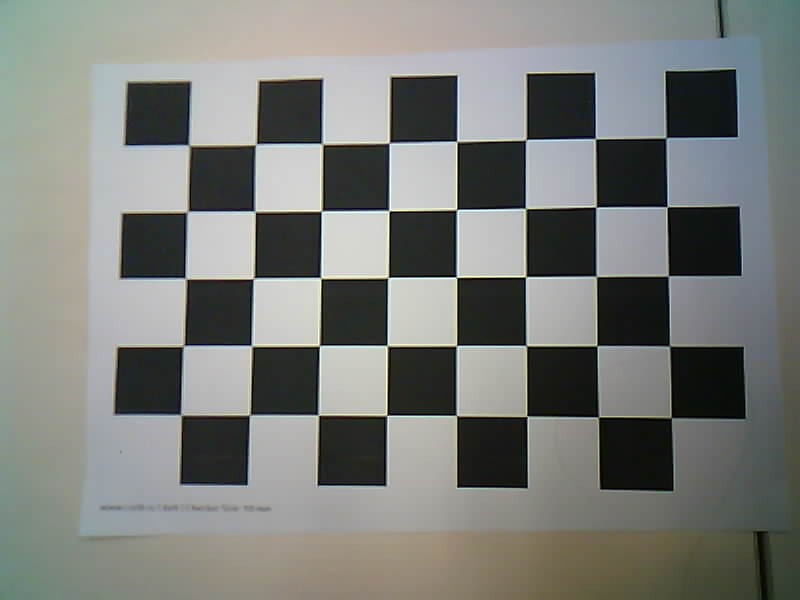
#> input picture cars_package/images/photo1.png, 800 x 600 px; its folder holds only this picture in this run
$ python camera_calibration.py
#> lines starting #> are read from the running program, lines starting #| are printed output that depends on the picture
import cv2
import itertools
import numpy as np
from os import listdir


def show_photo(photo):
    cv2.imshow('a', photo)
    cv2.waitKey(5000)


def get_photos(path):
#> called with path = './images'
    photo_names = [f for f in listdir(path) if f.endswith('.png')]
    return [cv2.imread(f'{path}/{f}') for f in photo_names]


def mark_corners(photo):
    retval, corners = cv2.findChessboardCorners(photo, (8, 5))
    if retval:
        corners = cv2.cornerSubPix(cv2.cvtColor(photo, cv2.COLOR_BGR2GRAY), corners, (11, 11), (-1, -1),
                                   (cv2.TERM_CRITERIA_EPS + cv2.TERM_CRITERIA_MAX_ITER, 30, 0.001))
        # photo = cv2.drawChessboardCorners(photo, (8, 5), corners, retval)
        # show_photo(photo)
        return corners
    else:
        print("Couldn't find a chessboard in given photo")
        return None


def get_objpoints(width, size):
    prod = itertools.product(range(size[1]), range(size[0]))
    prod = (p[::-1] for p in prod)
    objpoints = np.array([[p1, p2, 0.0] for p1, p2 in prod], np.float32) * width
    return objpoints


def main():
    path_to_photos = './images'
    photos = get_photos(path_to_photos)
#> photos = 1 item
    img_shape = photos[0].shape[:2]
#> img_shape = (600, 800)
    img_shape = img_shape[::-1]
#> img_shape = (800, 600)

    images_corners = [mark_corners(photo) for photo in photos]
#> in mark_corners, `retval, corners = cv2.findChessboardCorners(photo, (8, 5))`: retval = True; corners = 40 rows, first 8: [189.3, 145.1], [256.2, 144.1], [322.5, 143.9], [389.2, 143.2], [456.8, 141.6], [526, 139.7], [595.5, 138.6], [666, 137.8]
#> in mark_corners, photo is the input picture: shape (600, 800, 3); mean B, G, R 121.3, 125.1, 122.9
#> in mark_corners, `corners = cv2.cornerSubPix(cv2.cvtColor(photo, cv2.COLOR_BGR2GRAY), co..`: corners = 40 rows, first 8: [188.9, 145.2], [255.9, 144.3], [322.3, 143.8], [389.2, 142.9], [456.9, 141.4], [525.8, 139.7], [595.4, 138.7], [666, 137.7]
#> images_corners = 1 item
    imgpoints = [image_corner for image_corner in images_corners if image_corner is not None]
#> imgpoints = 1 item

    objpoints = [get_objpoints(30, (8, 5))] * len(imgpoints)
#> objpoints = 1 item

    _, cameraMatrix, distCoeffs, _, _ = cv2.calibrateCamera(objpoints, imgpoints, img_shape, None, None)
#> cameraMatrix = [[1317.8, 0, 372.3], [0, 1325.2, 308.7], [0, 0, 1]]; distCoeffs = [[0.661, -8.99, 0.00101, -0.00867, 48.32]]
    newCameraMatrix, _ = cv2.getOptimalNewCameraMatrix(cameraMatrix, distCoeffs, img_shape, 0)
#> newCameraMatrix = [[1376.2, 0, 372.6], [0, 1387.3, 308.2], [0, 0, 1]]
    map1, map2 = cv2.initUndistortRectifyMap(cameraMatrix, distCoeffs, None, newCameraMatrix, img_shape, 5)
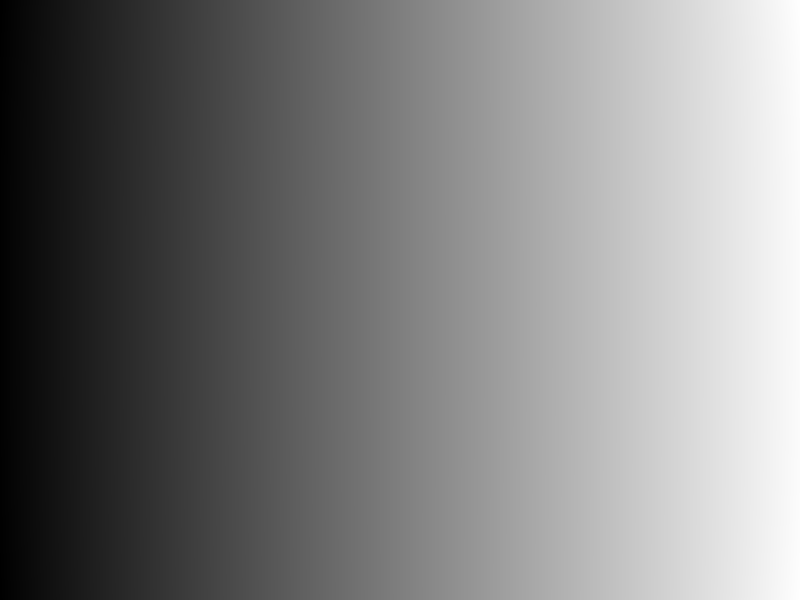
#> map1: shape (600, 800) float32; min 0.209, max 798.9, mean 397.7; drawn with min black and max white
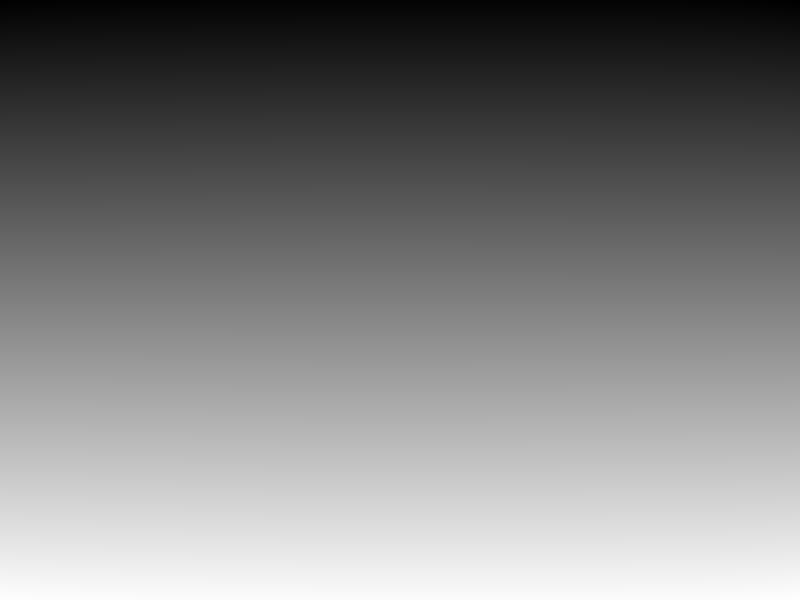
#> map2: shape (600, 800) float32; min 0.0432, max 598.8, mean 300.2; drawn with min black and max white

    np.save('camera_calibration_data/cameraMatrix.npy', cameraMatrix)
    np.save('camera_calibration_data/distCoeffs.npy', distCoeffs)
    np.save('camera_calibration_data/map1.npy', map1)
    np.save('camera_calibration_data/map2.npy', map2)

    for photo in get_photos(path_to_photos):
        undistorted_photo = cv2.remap(photo, map1, map2, cv2.INTER_LINEAR)
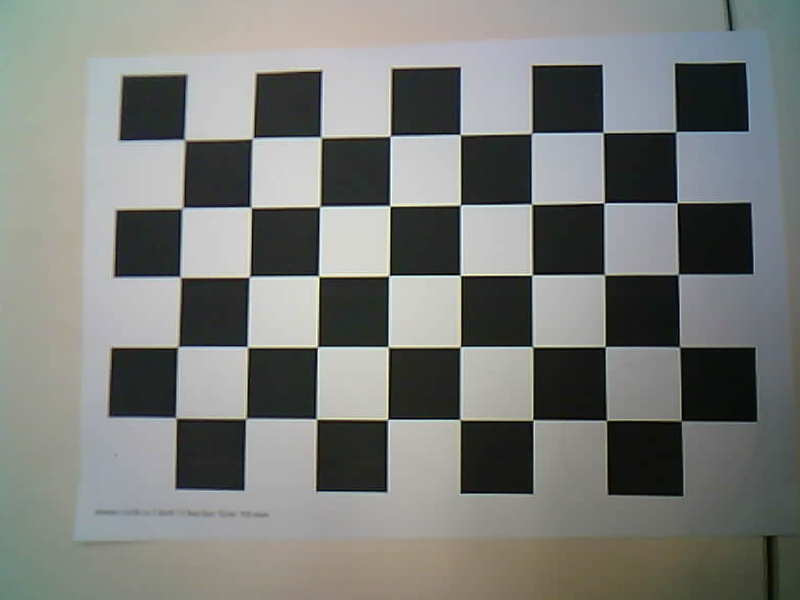
#> undistorted_photo: shape (600, 800, 3); mean B, G, R 121.2, 124.6, 122.6
        show_photo(np.hstack([photo, undistorted_photo]))
#> in show_photo, `cv2.imshow('a', photo)`:
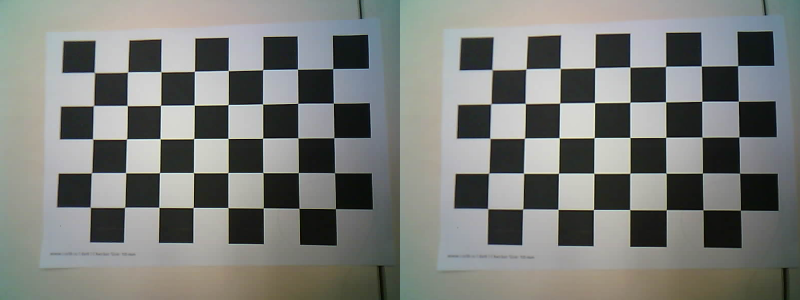
#> window 'a': shape (600, 1600, 3) (shown at 1/2 size); mean B, G, R 121.3, 124.8, 122.7


if __name__ == "__main__":
    main()

$ run again, on cars_package/images/photo13.png
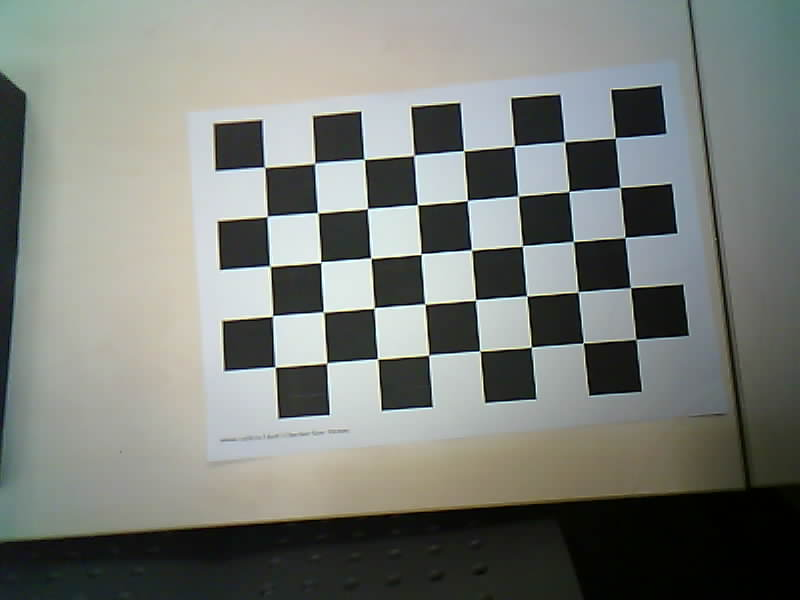
#> input picture cars_package/images/photo13.png, 800 x 600 px
#> photos = 1 item
#> in mark_corners, `retval, corners = cv2.findChessboardCorners(photo, (8, 5))`: retval = True; corners = 40 rows, first 8: [264.6, 167.4], [314.7, 163.4], [364.3, 159.4], [413.6, 155.4], [463.5, 150.6], [514.4, 146.4], [564.9, 141.8], [615.4, 138.1]
#> in mark_corners, photo is the input picture: shape (600, 800, 3); mean B, G, R 120.6, 125.7, 122
#> in mark_corners, `corners = cv2.cornerSubPix(cv2.cvtColor(photo, cv2.COLOR_BGR2GRAY), co..`: corners = 40 rows, first 8: [264.5, 167.2], [314.7, 163.3], [364.2, 159.3], [413.8, 155.4], [463.8, 150.8], [514.4, 146], [564.6, 141.8], [615.3, 137.9]
#> images_corners = 1 item
#> cameraMatrix = [[1316.7, 0, 404.4], [0, 1332.8, 298.5], [0, 0, 1]]; distCoeffs = [[0.637, -6.43, -0.00213, -0.00528, -44.62]]
#> newCameraMatrix = [[1316.7, 0, 404.4], [0, 1346.6, 298.1], [0, 0, 1]]
#> in main, `undistorted_photo = cv2.remap(photo, map1, map2, cv2.INTER_LINEAR)`:
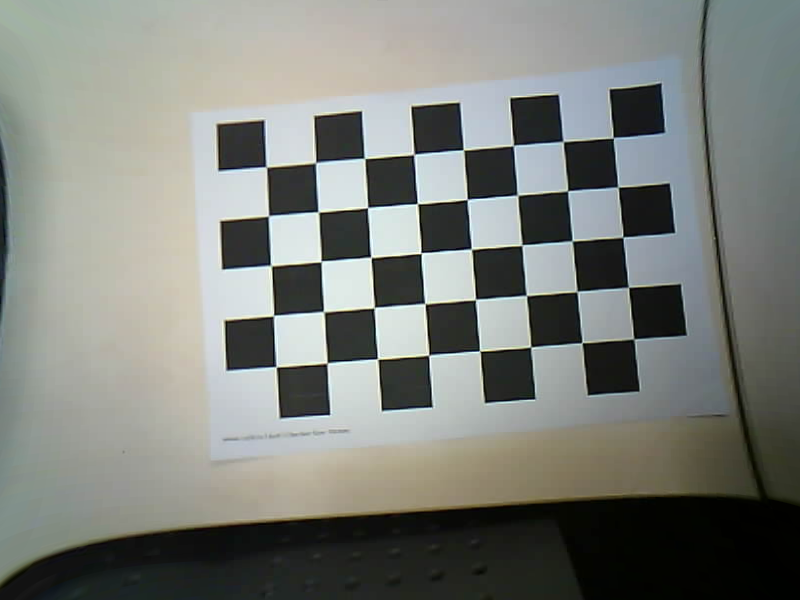
#> undistorted_photo: shape (600, 800, 3); mean B, G, R 122.5, 127.8, 124.5
#> in show_photo, `cv2.imshow('a', photo)`:
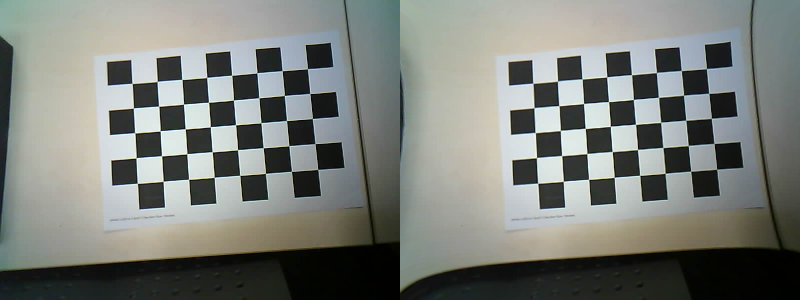
#> window 'a': shape (600, 1600, 3) (shown at 1/2 size); mean B, G, R 121.6, 126.7, 123.2

$ run again, on cars_package/images/photo10.png
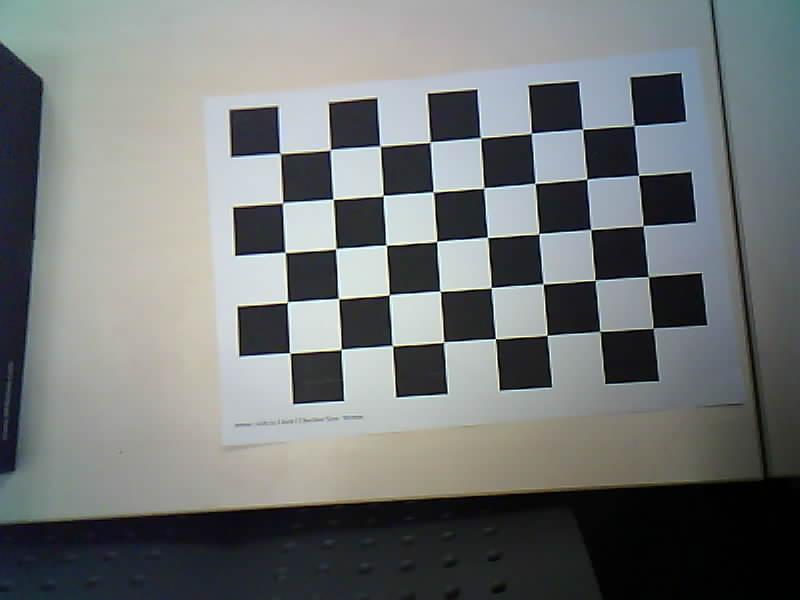
#> input picture cars_package/images/photo10.png, 800 x 600 px
#> photos = 1 item
#> in mark_corners, `retval, corners = cv2.findChessboardCorners(photo, (8, 5))`: retval = True; corners = 40 rows, first 8: [279.9, 153.2], [330.4, 149.6], [380.3, 146], [430, 141.8], [480.8, 138], [531.2, 133], [582.5, 129.5], [634, 125.4]
#> in mark_corners, photo is the input picture: shape (600, 800, 3); mean B, G, R 118.5, 118.5, 114.6
#> in mark_corners, `corners = cv2.cornerSubPix(cv2.cvtColor(photo, cv2.COLOR_BGR2GRAY), co..`: corners = 40 rows, first 8: [280.2, 153.5], [330.2, 149.8], [380.1, 146.1], [430.1, 142.1], [480.5, 137.8], [531.3, 133.4], [582.6, 129.2], [633.9, 125.5]
#> images_corners = 1 item
#> cameraMatrix = [[982.5, 0, 435.5], [0, 978.3, 279.3], [0, 0, 1]]; distCoeffs = [[0.544, -6.46, -0.00226, 0.0017, 12.87]]
#> newCameraMatrix = [[943.7, 0, 444.9], [0, 981.3, 277.3], [0, 0, 1]]
#> in main, `undistorted_photo = cv2.remap(photo, map1, map2, cv2.INTER_LINEAR)`:
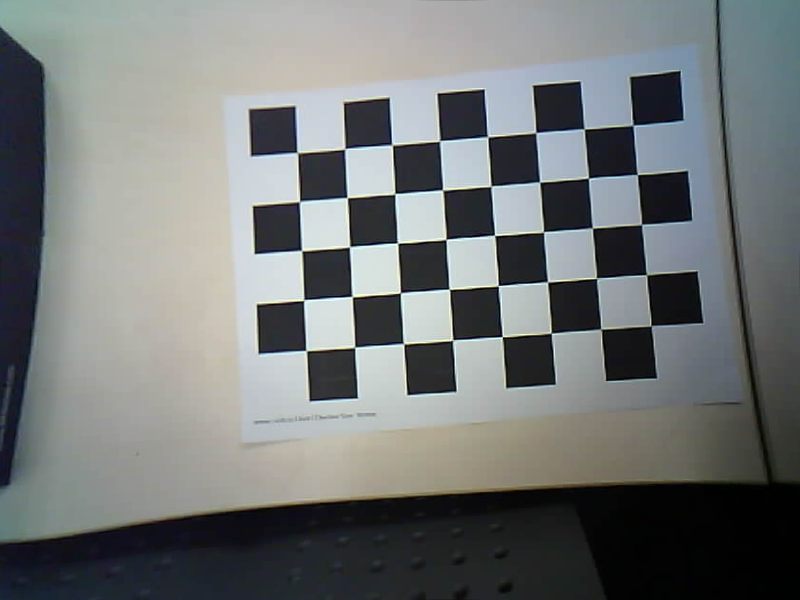
#> undistorted_photo: shape (600, 800, 3); mean B, G, R 118.2, 118.3, 114.6
#> in show_photo, `cv2.imshow('a', photo)`:
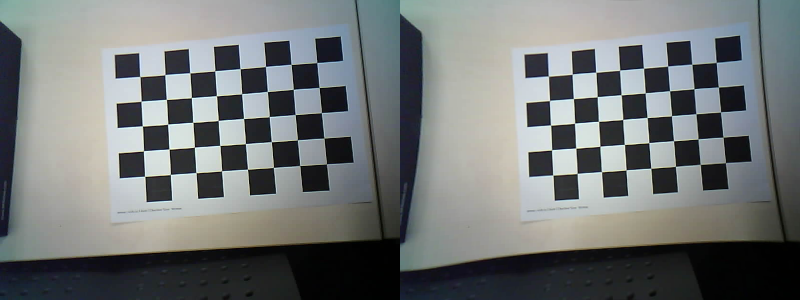
#> window 'a': shape (600, 1600, 3) (shown at 1/2 size); mean B, G, R 118.4, 118.4, 114.6
